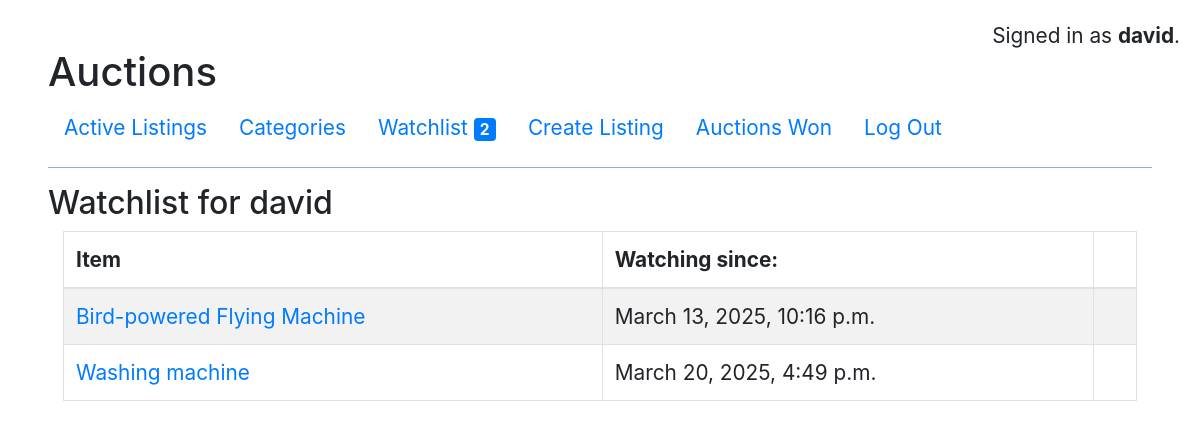
Page /listings/watch (signed in) on the earlier database version.
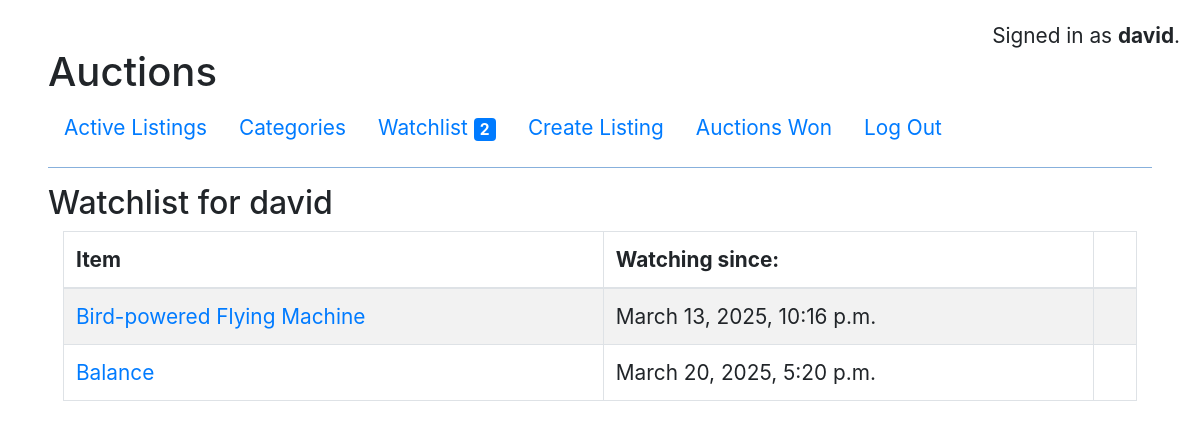
Same page on the later database version.
### auctions/models.py (models this page shows, shortened)
class Watch(models.Model):
    watcher = models.ForeignKey(User, on_delete=models.CASCADE, related_name="watchlist")
    item = models.ForeignKey(Listings, on_delete=models.CASCADE)
    date = models.DateTimeField(auto_now_add=True)

class Listings(models.Model):
    vendor = models.ForeignKey(User, on_delete=models.CASCADE, related_name="user_listings")
    categories = models.ManyToManyField(Categories, related_name="listed")
    title = models.CharField(max_length=64)
    description = models.CharField(max_length=256, blank=True, default="")
    reserve_price = models.DecimalField(decimal_places=2, max_digits=8, default=0)
    date_listed = models.DateTimeField(auto_now_add=True)
    img_file = models.CharField(max_length=64, blank=True, default="")
    active = models.BooleanField(default=True)
    def __str__(self):
        return f"{self.title}"

### auctions/views.py (the view)
# urls.py: path("listings/watch", views.watchlist, name="watchlist"),
@login_required(login_url='/login')
def watchlist(request):
    listings = Watch.objects.filter(watcher=request.user.id)
    return render(request, "auctions/watchlist.html", {
        "listings": listings
    })

### auctions/templates/auctions/watchlist.html
{% extends "auctions/layout.html" %}
{% block body %}
  <h2>Watchlist {% if user.is_authenticated %} for {{ user.username }}{% endif %}</h2>
  <div class="container">
    <div class="row">
        <div class="col-md-12">
            <table class="table table-bordered table-striped table-hover">
              <thead><th>Item</th><th>Watching since:</th><th></th></thead>
              <tbody>
              {% for listing in listings %}
                <tr><td><a href="{{ listing.item.id }}">{{ listing.item }}</a></td><td>{{ listing.date }}</td><td></td></tr>
              {% endfor %}
              </tbody>
            </table>
        </div>
    </div>
</div>
{% endblock %}

Differences in the rows shown:
removed Watch: item "Washing machine", date "March 20, 2025, 4:49 p.m."
added Watch: item "Balance", date "March 20, 2025, 5:20 p.m."
